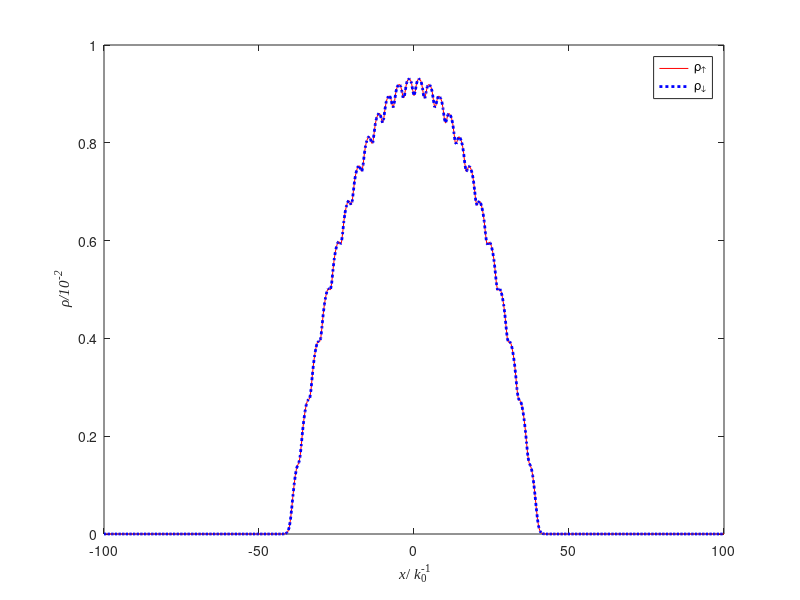
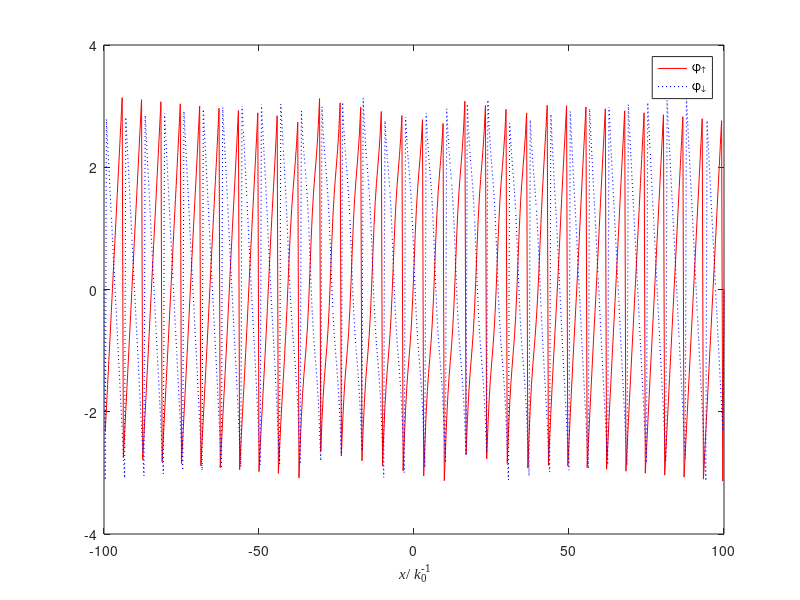
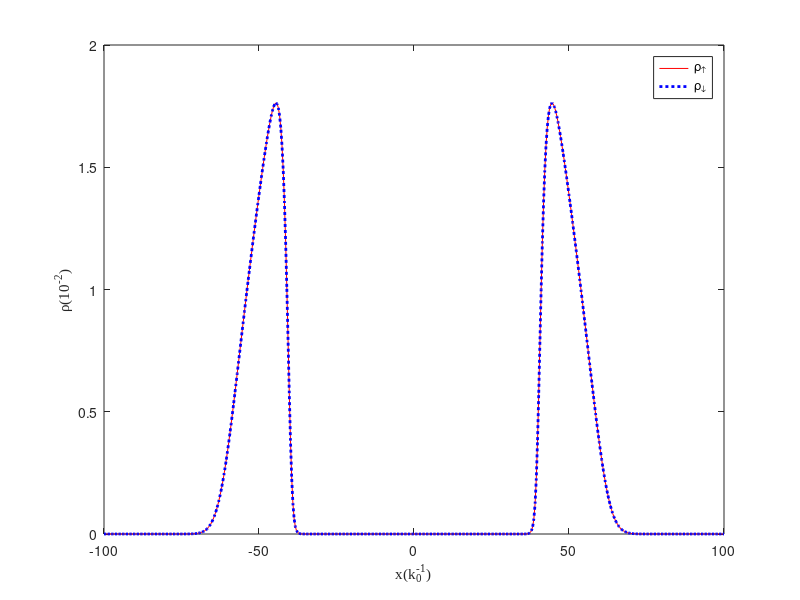
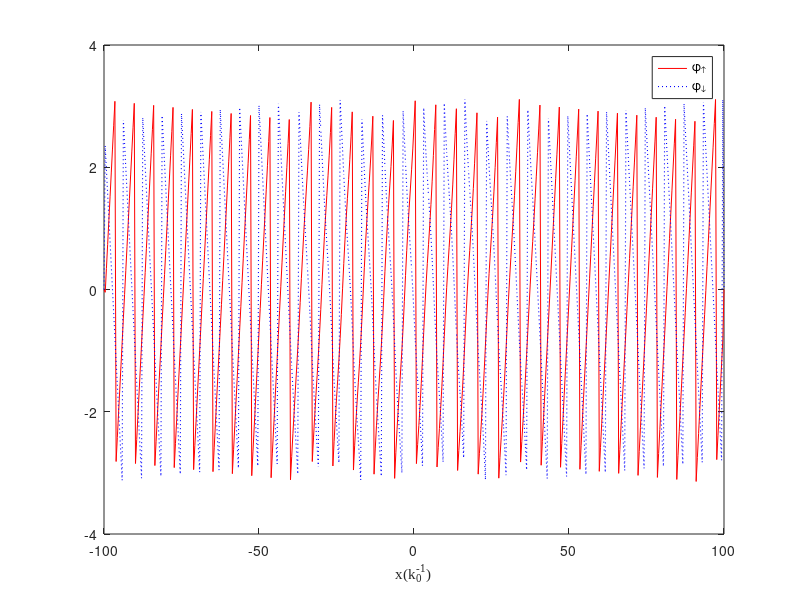

MATLAB code for these plots, in order:
%% =========== single_specie ========================
% =============  =============================
% close all
clear all;
DENA1 = dlmread('DENA1.DAT');
DENA2 = dlmread('DENA2.DAT');
DENB1 = dlmread('DENB1.DAT');
DENB2 = dlmread('DENB2.DAT');
PHASEA1 = dlmread('PHASEA1.DAT');
PHASEA2 = dlmread('PHASEA2.DAT');
PHASEB1 = dlmread('PHASEB1.DAT'); 
PHASEB2 = dlmread('PHASEB2.DAT');
x = linspace(-100, 100, 513);

figure(1);
% multiply with 100
plot(x, 100*DENA1, 'r-', x, 100*DENA2, 'b:', 'LineWidth', 2);
xlabel('{\it x}/{\it k}_0^{-1}','FontName','Times New Roman');
ylabel('\it \rho/10^{-2}','FontName','Times New Roman');
legend('\rho_\uparrow', '\rho_\downarrow');

%%
% close all
figure(2);
plot(x, PHASEA1, 'r-', x, PHASEA2, 'b:', 'LineWidth', 0.8);
xlabel('{\it x}/{\it k}_0^{-1}','FontName','Times New Roman');
% ylabel('\phi');
legend('\phi_\uparrow', '\phi_\downarrow');

%% 
figure(3);
% multiply with 100
plot(x, 100*DENB1, 'r-', x, 100*DENB2, 'b:', 'LineWidth', 2);
xlabel('x(k_0^{-1})','FontName','Times New Roman');
ylabel('\rho(10^{-2})','FontName','Times New Roman');
legend('\rho_\uparrow', '\rho_\downarrow');

%% 
figure(4);
plot(x, PHASEB1, 'r-', x, PHASEB2, 'b:', 'LineWidth', 0.8);
xlabel('x(k_0^{-1})','FontName','Times New Roman');
legend('\phi_\uparrow', '\phi_\downarrow');